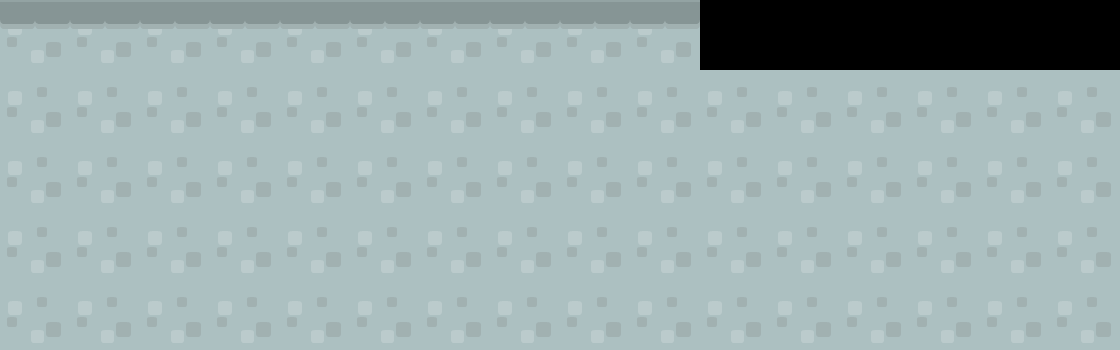

The image is a tile-based game level rendered from a .tmx file. Its description and source (layers, tilesets, objects; grid data summarised) follow:
An orthogonal 16x5 tile map with 70x70 px tiles, 1 tile layer (Tile Layer 2), 1 hidden layer not drawn, 2 tilesets and 10 objects (player, exit).

<map version="1.0" tiledversion="1.1.6" orientation="orthogonal" renderorder="right-down" width="16" height="5" tilewidth="70" tileheight="70" infinite="0" nextobjectid="24">
 <tileset firstgid="1" source="kenney_complete_base_tiles_spritesheet.tsx" />
 <tileset firstgid="157" source="kenney_platformerPack_industrial_tilesheet.tsx" />
 <layer name="Tile Layer 2" width="16" height="5">
  <data>[80 cells, 74 non-empty, 2 distinct tile ids]</data>
 </layer>
 <layer name="Tile Layer 1" width="16" height="5" visible="0">
  <data>[80 cells, 22 non-empty, 10 distinct tile ids]</data>
 </layer>
 <objectgroup name="triggers" visible="0">
  <object id="1" name="player" x="0" y="210" width="70" height="70">
   <properties>
    <property name="player" type="bool" value="true" />
   </properties>
  </object>
  <object id="2" name="exit" x="630" y="210" width="70" height="70">
   <properties>
    <property name="exit" type="bool" value="true" />
   </properties>
  </object>
  <object id="5" x="0" y="280" width="139" height="70">
   <properties>
    <property name="blockers" value="blrt" />
   </properties>
  </object>
  <object id="11" x="0" y="350" width="700" height="70">
   <properties>
    <property name="blockers" value="blrt" />
   </properties>
  </object>
  <object id="12" x="139" y="311" width="421" height="37">
   <properties>
    <property name="lava" type="bool" value="true" />
   </properties>
  </object>
  <object id="15" x="560" y="280" width="140" height="70">
   <properties>
    <property name="blockers" value="blrt" />
   </properties>
  </object>
  <object id="17" x="280" y="210" width="140" height="36">
   <properties>
    <property name="blockers" value="blrt" />
   </properties>
  </object>
  <object id="21" x="0" y="-70" width="700" height="70">
   <properties>
    <property name="blockers" value="blrt" />
   </properties>
  </object>
  <object id="22" x="-70" y="-70" width="70" height="490">
   <properties>
    <property name="blockers" value="blrt" />
   </properties>
  </object>
  <object id="23" x="700" y="-70" width="70" height="490">
   <properties>
    <property name="blockers" value="blrt" />
   </properties>
  </object>
 </objectgroup>
</map>
